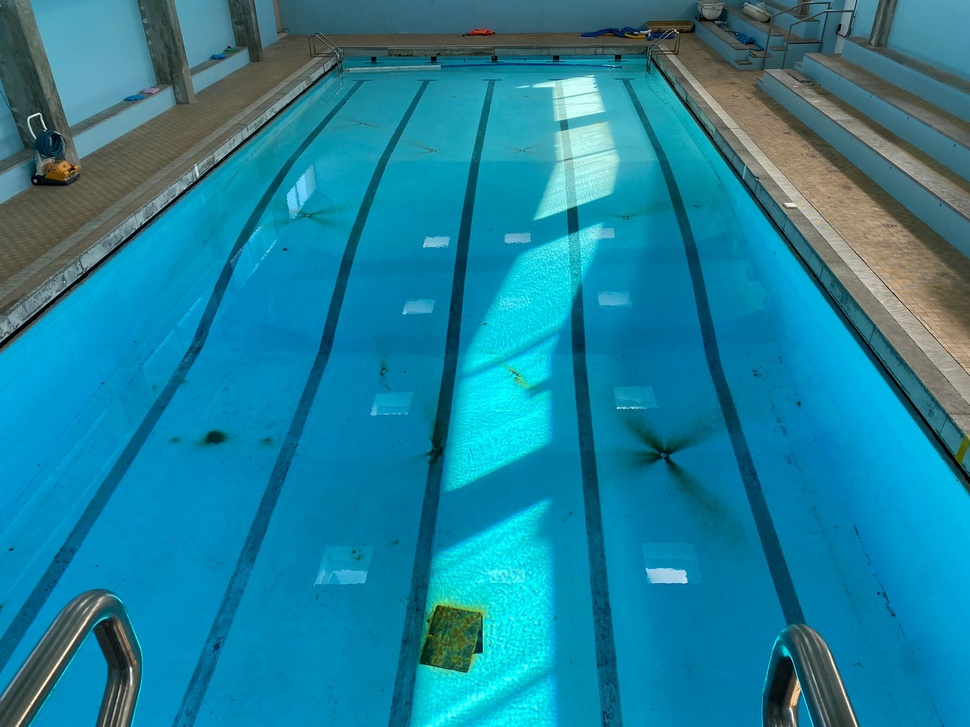
#> input picture images/pool.jpeg, 970 x 727 px, shrunk from 2048 x 1536 before the run
$ python edge_study.py   (older library calls are emulated)
#> lines starting #> are read from the running program, lines starting #| are printed output that depends on the picture
import cv2
from matplotlib import pyplot as plt

RED = 2
GREEN = 1
BLUE = 0

image_path = "../../../images/pool.jpeg"
image = cv2.imread(image_path)
#> image is the input picture: shape (727, 970, 3); mean B, G, R 156.3, 129.3, 27.5

image_red_channel = image[:, :, RED]
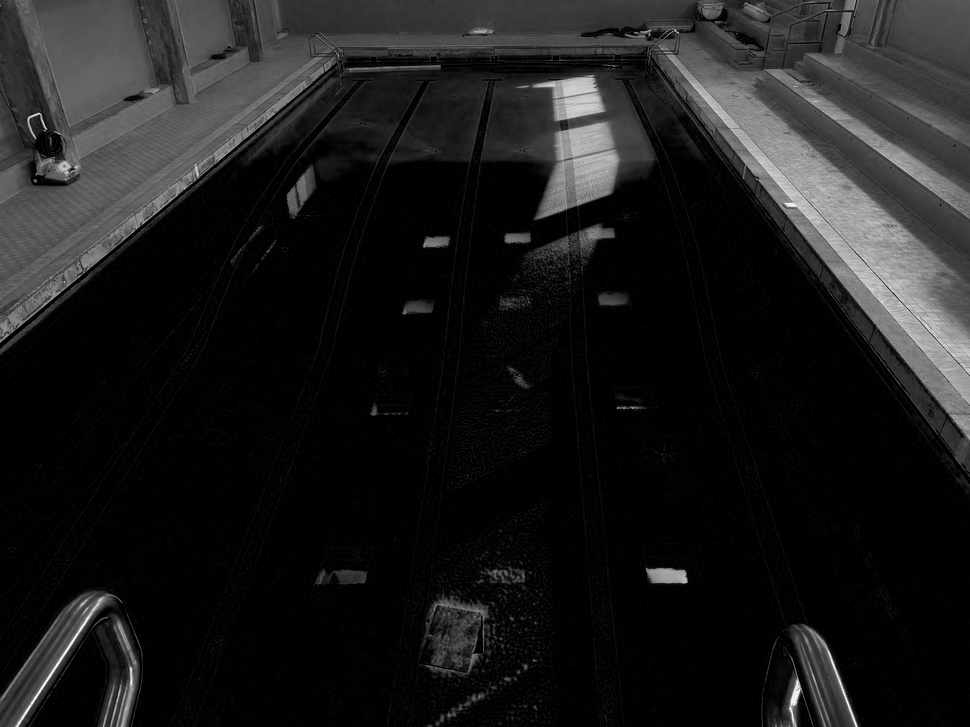
#> image_red_channel: shape (727, 970); min 0, max 255, mean 27.5
image_green_channel = image[:, :, GREEN]
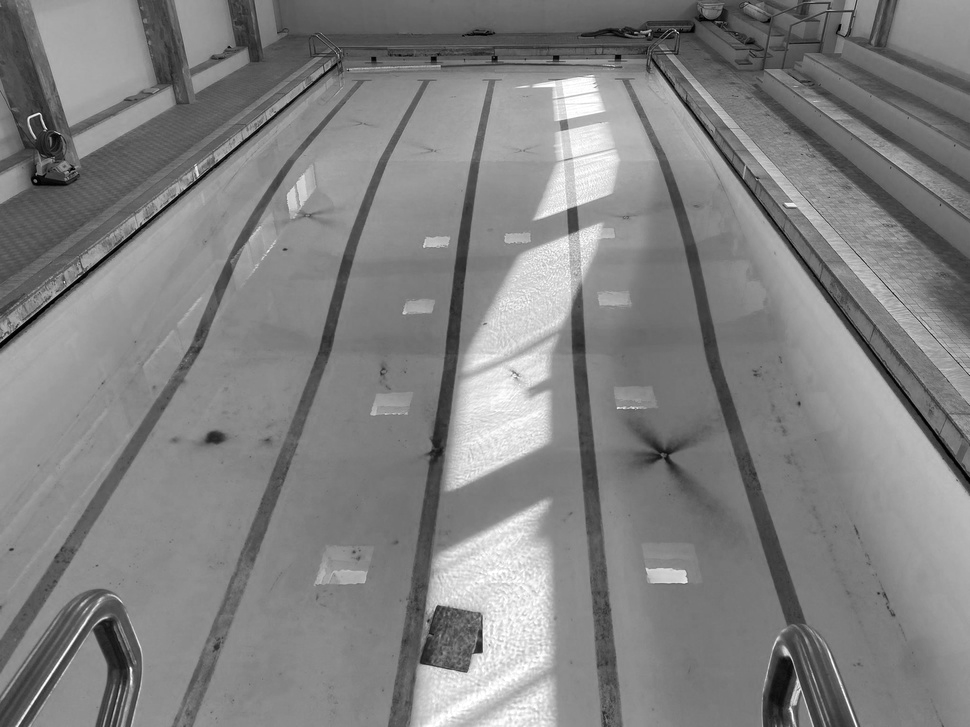
#> image_green_channel: shape (727, 970); min 0, max 255, mean 129.3
image_blue_channel = image[:, :, BLUE]
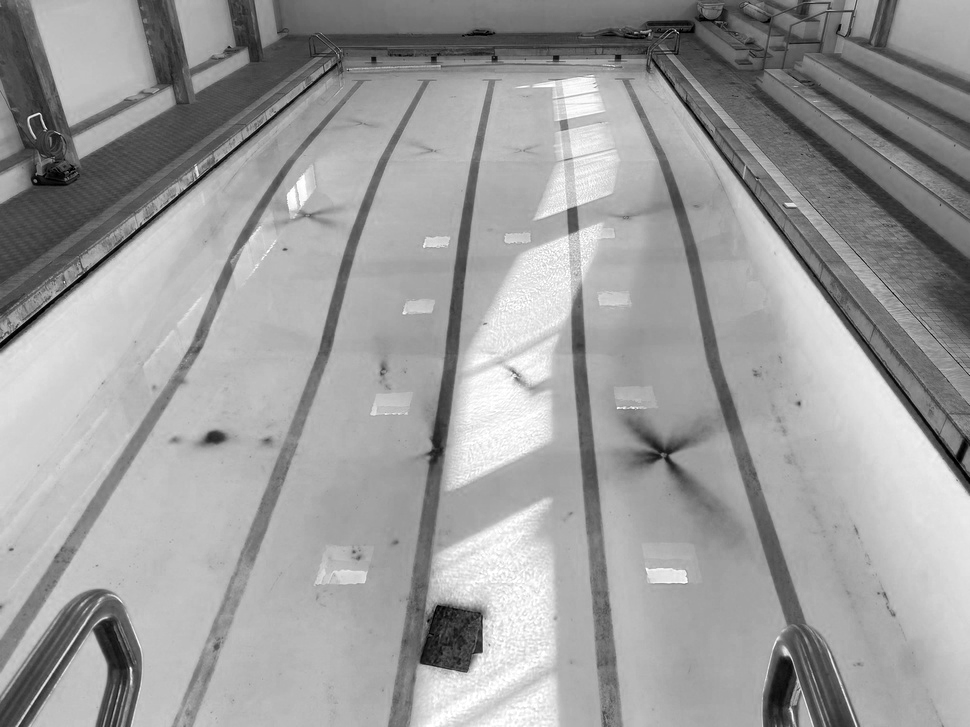
#> image_blue_channel: shape (727, 970); min 0, max 255, mean 156.3

canny = cv2.Canny(image_red_channel, 100, 200)
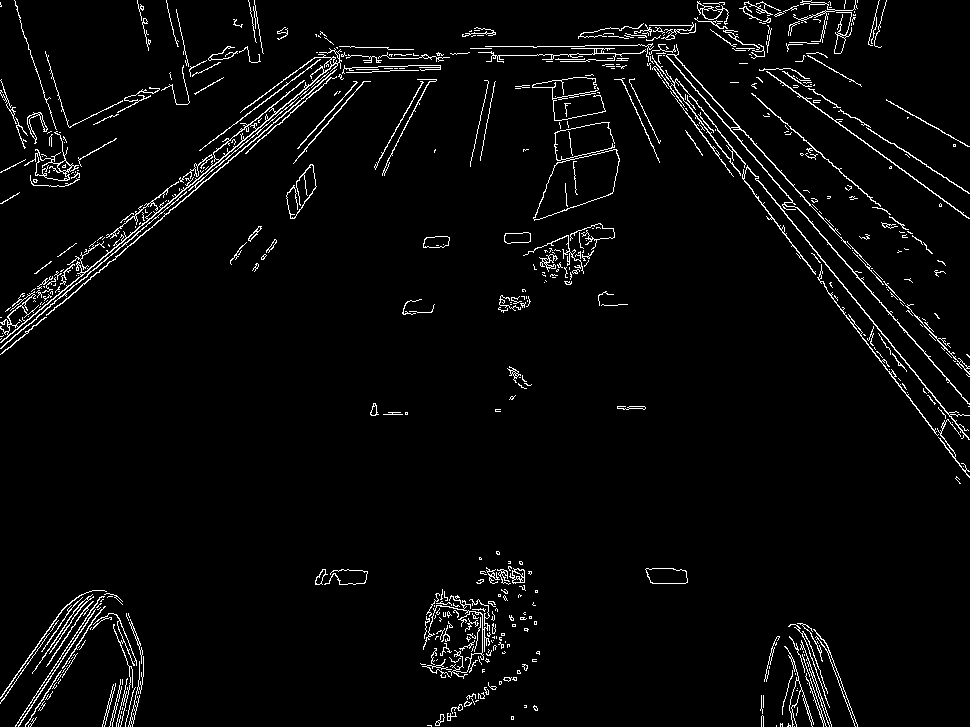
#> canny: shape (727, 970); 3.5% white in thin lines or dots
# canny2 = cv2.Canny(image_red_channel, 200, 255)
sobel = cv2.Sobel(src=image_red_channel, ddepth=cv2.CV_8U, dx=1, dy=1, ksize=3)
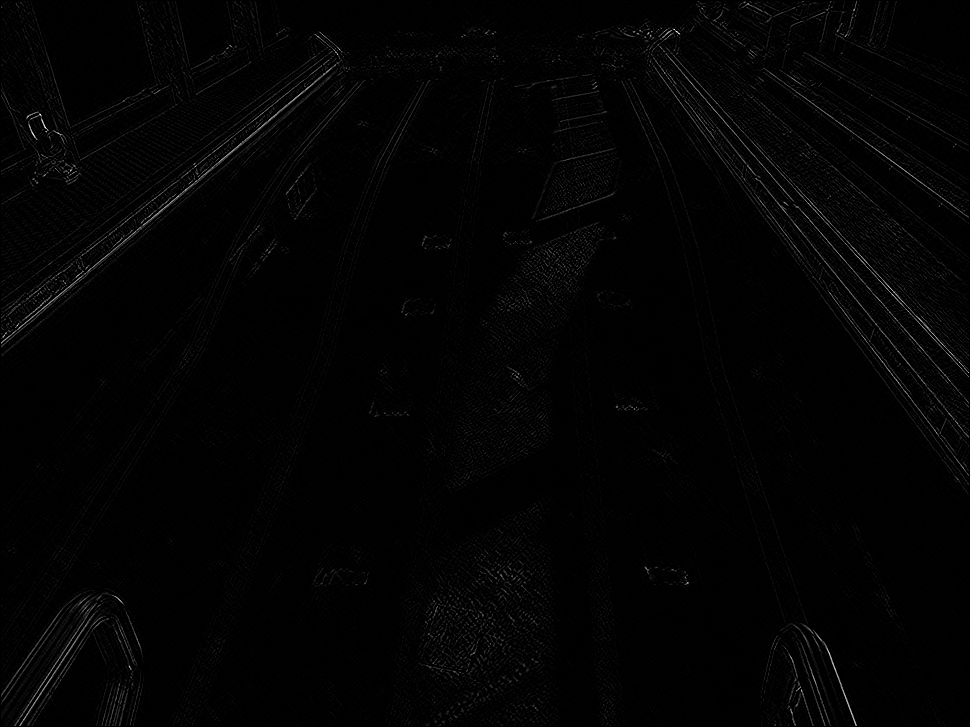
#> sobel: shape (727, 970); min 0, max 255, mean 3.1

plt.imshow(canny)
plt.show()
# plt.imshow(canny2)
# plt.show()
plt.imshow(sobel)
plt.show()
